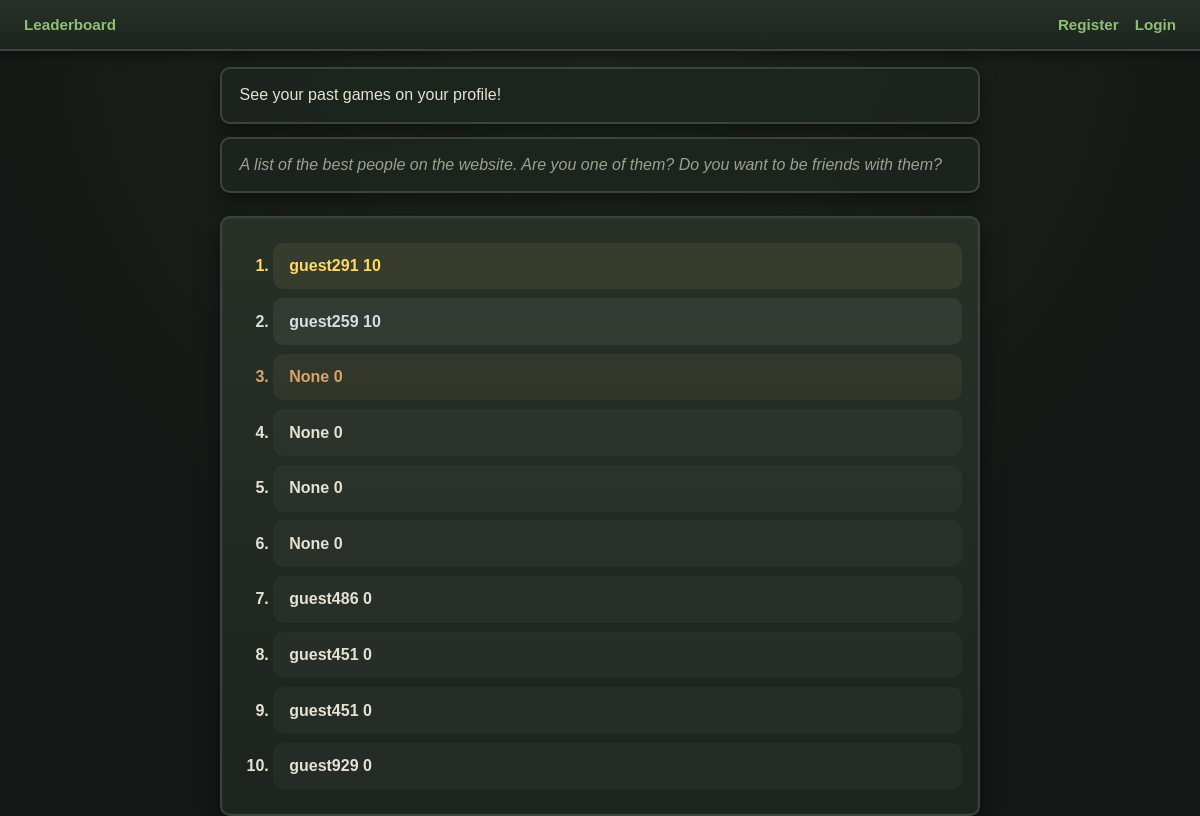
The app's page /leaderboard with its own data.
### tables this page shows
CREATE TABLE past_games
(
    user_id TEXT, 
    timestamp DATETIME,
    score INTEGER,
    cheats_used BOOLEAN,
    PRIMARY KEY(user_id,timestamp),
    FOREIGN KEY (user_id) REFERENCES users(user_id)
);

### app.py (the view)
@app.route("/leaderboard", methods=["POST", "GET"])
def leaderboard():
    db = get_db()
    results = db.execute("""SELECT user_id,score
                        FROM past_games
                        ORDER BY score DESC
                        LIMIT 10;""").fetchall()
    return render_template("leaderboard.html", results=results)

### app.py (called while the page is built)
@app.before_request
def load_logged_in_user():
    g.user = session.get("user_id", None)
    g.is_guest = session.get("is_guest",None)

### database.py (called while the page is built)
def get_db():
    if "db" not in g:
        g.db = sqlite3.connect(DATABASE,
                detect_types=sqlite3.PARSE_DECLTYPES)
        g.db.row_factory = sqlite3.Row
    return g.db

### templates/leaderboard.html
{% extends "base.html" %}
    {% block main %}
    <p>See your past games on your profile!</p>
    <p><i>A list of the best people on the website. Are you one of them? Do you want to be friends with them?</i></p>
        <ol>
            {%for result in results%}
            <li>
                {{result["user_id"]}}
                {{ result["score"] }}
            </li>
            {%endfor%}
        </ol>
{% endblock %}

### templates/base.html (shortened to what this page needs)
<!DOCTYPE html>
<html lang="en">
<head>
    <link rel="stylesheet" href="{{ url_for('static',filename='main.css') }}"/>
</head>
<body>
    <header>
        {% if g.user %}
            <p><a href="{{ url_for('profile') }}">{{g.user}}</a></p>
            <p><a href="{{ url_for('leaderboard') }}">Leaderboard</a></p>
            <p><a href="{{ url_for('logout') }}">Logout </a></p>
        {%else %}
            <p><a href="{{ url_for('leaderboard') }}">Leaderboard</a></p>
            <p><a href="{{ url_for('register') }}">Register</a></p>
            <p><a href="{{ url_for('login') }}">Login</a></p>
        {% endif %}
    </header>
    {% block main %}
    {% endblock %}
</body>
</html>

### static/main.css (style rules this page uses)
body { margin: 0; }
:root { --bg: #141816; --panel: #1d241f; --panel-light: #283128; --stone: #3a443d; --moss: #5e7a52; --accent: #8fbf72; --gold: #d7c27a; --text: #e6e2d3; --muted: #9ea08f; --shadow: rgba(0, 0, 0, 0.45); --radius: 10px; --gap: 1rem; }
* { margin: 0; padding: 0; box-sizing: border-box; }
html, body { height: 100%; }
body { font-family: "Trebuchet MS", Verdana, sans-serif; background: radial-gradient(circle at top, #20261f 0%, var(--bg) 65%); color: var(--text); }
header { display: flex; align-items: center; gap: var(--gap); padding: 1rem 1.5rem; background: linear-gradient(to bottom, var(--panel-light), var(--panel)); border-bottom: 2px solid var(--stone); box-shadow: 0 4px 12px var(--shadow); flex-wrap: wrap; }
header p { margin: 0; color: var(--muted); font-size: 0.95rem; }
header p:first-child { margin-right: auto; }
a { color: var(--accent); text-decoration: none; transition: 0.18s ease; font-weight: bold; }
body > p, body > ol { margin-left: auto; margin-right: auto; }
body > p { width: min(760px, 92vw); padding: 0.9rem 1.1rem; margin-top: 1rem; background: rgba(29, 36, 31, 0.92); border: 2px solid var(--stone); border-radius: var(--radius); color: var(--text); box-shadow: 0 6px 18px var(--shadow); line-height: 1.5; }
body > p + p { color: var(--muted); font-style: italic; margin-top: 0.8rem; }
body > ol { width: min(760px, 92vw); margin-top: 1.4rem; margin-bottom: 2rem; padding: 1rem 1rem 1rem 3.2rem; background: linear-gradient(to bottom, rgba(40,49,40,0.96), rgba(29,36,31,0.96)); border: 2px solid var(--stone); border-radius: var(--radius); box-shadow: 0 10px 24px var(--shadow), inset 0 0 0 1px rgba(255,255,255,0.03); }
body > ol li { margin: 0.55rem 0; padding: 0.9rem 1rem; background: rgba(255,255,255,0.03); border-radius: 10px; color: var(--text); font-weight: bold; transition: transform 0.12s ease, background 0.12s ease; }
body > ol li:nth-child(1) { color: #ffd86b; background: rgba(255, 216, 107, 0.08); }
body > ol li:nth-child(2) { color: #d8dde3; background: rgba(216, 221, 227, 0.07); }
body > ol li:nth-child(3) { color: #d7a56a; background: rgba(215, 165, 106, 0.08); }

### records on screen
past_games: user_id "None", score "0"
past_games: user_id "None", score "0"
past_games: user_id "None", score "0"
past_games: user_id "None", score "0"
past_games: user_id "guest486", score "0"
past_games: user_id "guest451", score "0"
past_games: user_id "guest451", score "0"
past_games: user_id "guest929", score "0"

### other values on screen
{{ result["user_id"] }} "guest291" "guest259"
{{ result["score"] }} "10" "10"
